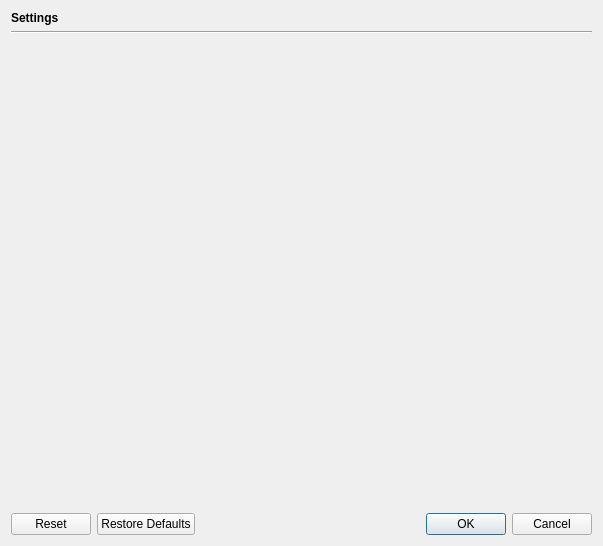
<?xml version="1.0" encoding="UTF-8"?>
<ui version="4.0">
 <class>SettingsPageDlg</class>
 <widget class="QDialog" name="SettingsPageDlg">
  <property name="geometry">
   <rect>
    <x>0</x>
    <y>0</y>
    <width>603</width>
    <height>546</height>
   </rect>
  </property>
  <property name="windowTitle">
   <string>Configure Quassel</string>
  </property>
  <property name="windowIcon">
   <iconset>
    <normaloff>:/16x16/actions/configure</normaloff>:/16x16/actions/configure</iconset>
  </property>
  <layout class="QVBoxLayout">
   <item>
    <widget class="QLabel" name="pageTitle">
     <property name="font">
      <font>
       <weight>75</weight>
       <bold>true</bold>
      </font>
     </property>
     <property name="text">
      <string>Settings</string>
     </property>
    </widget>
   </item>
   <item>
    <widget class="Line" name="line">
     <property name="orientation">
      <enum>Qt::Horizontal</enum>
     </property>
    </widget>
   </item>
   <item>
    <widget class="QScrollArea" name="settingsFrame">
     <property name="sizePolicy">
      <sizepolicy hsizetype="Expanding" vsizetype="Expanding">
       <horstretch>0</horstretch>
       <verstretch>0</verstretch>
      </sizepolicy>
     </property>
     <property name="frameShape">
      <enum>QFrame::NoFrame</enum>
     </property>
     <property name="frameShadow">
      <enum>QFrame::Plain</enum>
     </property>
    </widget>
   </item>
   <item>
    <widget class="QDialogButtonBox" name="buttonBox">
     <property name="orientation">
      <enum>Qt::Horizontal</enum>
     </property>
     <property name="standardButtons">
      <set>QDialogButtonBox::Cancel|QDialogButtonBox::Ok|QDialogButtonBox::Reset|QDialogButtonBox::RestoreDefaults</set>
     </property>
    </widget>
   </item>
  </layout>
 </widget>
 <resources/>
 <connections/>
</ui>
